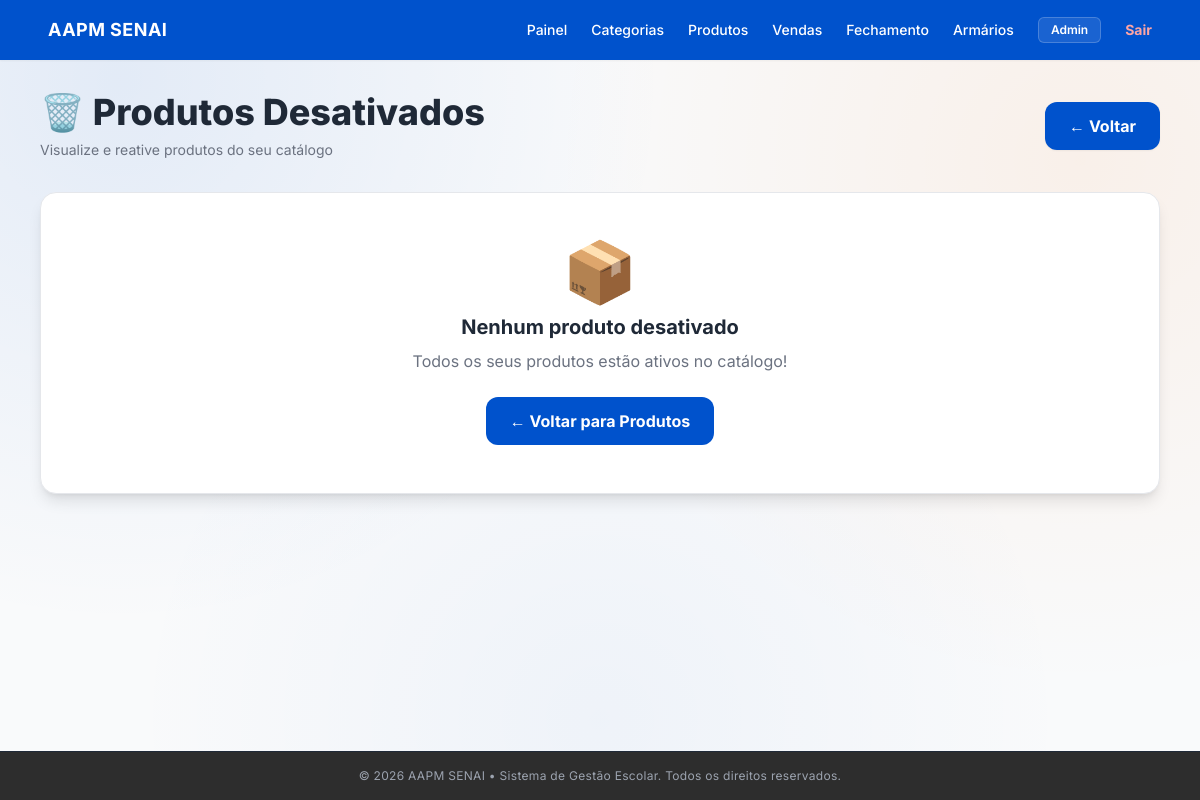
The page /produtos/desativados/listar (signed in) on the database as committed earlier.
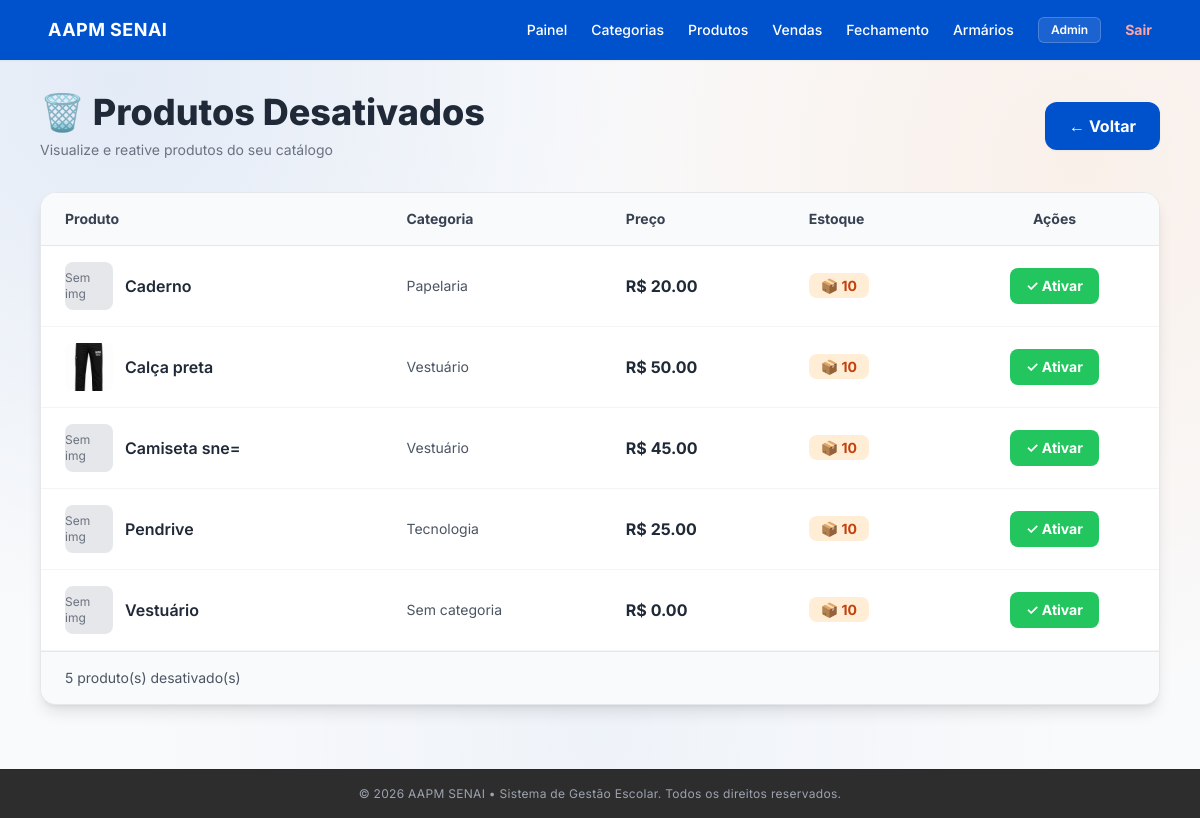
The same page on the database as committed later.
### app/models/produto_model.py (models this page shows, shortened)
class Produto(Base):
    __tablename__ = "produtos"
    id           = Column(Integer, primary_key=True, autoincrement=True, index=True)
    nome         = Column(String(150), nullable=False, index=True)
    preco        = Column(Float, nullable=False, default=0.0)
    ativo        = Column(Boolean, default=True)
    imagem_path  = Column(String(255), nullable=True)
    categoria_id = Column(Integer, ForeignKey("categorias.id", ondelete="SET NULL"), nullable=True)
    categoria    = relationship("Categoria", back_populates="produtos")
    variacoes    = relationship("ProdutoVariacao", back_populates="produto", cascade="all, delete-orphan")

### app/models/categoria_model.py (models this page shows)
class Categoria(Base):
    __tablename__ = "categorias"
    id = Column(Integer, primary_key=True, autoincrement=True, index=True)
    nome = Column(String(100), nullable=False, unique=True, index=True) # Adicionado index=True para busca rápida
    ativo = Column(Boolean, default=True)
    produtos = relationship(
        "Produto",
        back_populates="categoria",
        cascade="all, delete-orphan", # Garante que se a categoria for deletada, a integridade é mantida
        lazy="select"
    )

### app/models/produto_variacao_model.py (models this page shows, shortened)
class ProdutoVariacao(Base):
    __tablename__ = "produto_variacoes"
    __table_args__ = (
        UniqueConstraint("produto_id", "tamanho", "cor", name="uq_variacao_produto_tamanho_cor"),
    )
    id            = Column(Integer, primary_key=True, autoincrement=True, index=True)
    produto_id    = Column(Integer, ForeignKey("produtos.id", ondelete="CASCADE"), nullable=False)
    tamanho       = Column(String(20), nullable=False)
    cor           = Column(String(50), nullable=False)
    sku           = Column(String(50), nullable=True, unique=True)
    preco         = Column(Float, nullable=True)  # se None, usa o preço base do produto
    estoque_atual = Column(Integer, nullable=False, default=0)
    ativo         = Column(Boolean, default=True)
    produto = relationship("Produto", back_populates="variacoes")

### app/controllers/produto_controller.py (the view)
@router.get("/desativados/listar")
def listar_desativados(
    request: Request,
    db: Session = Depends(get_db),
    admin=Depends(require_admin)
):
    produtos_desativados = (
        db.query(Produto)
        .filter(Produto.ativo == False)
        .order_by(Produto.nome.asc())
        .all()
    )
    return templates.TemplateResponse(
        request,
        "produtos/desativados.html",
        {
            "request": request,
            "usuario": admin,
            "produtos": produtos_desativados,
        }
    )

### app/templates/produtos/desativados.html (shortened to what the changed rows need)
{% extends "base.html" %}
{% block conteudo %}
<div class="max-w-6xl mx-auto pt-6 pb-12 px-4">
    <div class="flex items-center justify-between mb-8">
        <div>
            <h1 class="text-4xl font-extrabold text-gray-800">🗑️ Produtos Desativados</h1>
        </div>
    </div>
    <div class="bg-white rounded-2xl shadow-lg border border-gray-200 overflow-hidden">
        {% if produtos %}
        <div class="overflow-x-auto">
            <table class="w-full">
                <thead class="bg-gray-50 border-b border-gray-200">
                    <tr>
                        <th class="text-left px-6 py-4 font-bold text-gray-700 text-sm">Produto</th>
                        <th class="text-left px-6 py-4 font-bold text-gray-700 text-sm">Categoria</th>
                        <th class="text-left px-6 py-4 font-bold text-gray-700 text-sm">Preço</th>
                        <th class="text-left px-6 py-4 font-bold text-gray-700 text-sm">Estoque</th>
                        <th class="text-center px-6 py-4 font-bold text-gray-700 text-sm">Ações</th>
                    </tr>
                </thead>
                <tbody>
                    {% for produto in produtos %}
                    <tr class="border-b border-gray-100 hover:bg-gray-50 transition">
                        <td class="px-6 py-4">
                            <div class="flex items-center gap-3">
                                {% if produto.imagem_url %}
                                <img src="{{ produto.imagem_url }}" alt="{{ produto.nome }}" class="w-12 h-12 rounded-lg object-cover">
                                {% else %}
                                <div class="w-12 h-12 bg-gray-200 rounded-lg flex items-center justify-center">
                                    <span class="text-gray-500 text-xs">Sem img</span>
                                </div>
                                {% endif %}
                                <span class="font-semibold text-gray-800">{{ produto.nome }}</span>
                            </div>
                        </td>
                        <td class="px-6 py-4 text-gray-600 text-sm">
                            {{ produto.categoria.nome if produto.categoria else "Sem categoria" }}
                        </td>
                        <td class="px-6 py-4 font-bold text-gray-800">
                            R$ {{ "%.2f"|format(produto.preco) }}
                        </td>
                        <td class="px-6 py-4 text-sm">
                            <span class="bg-orange-100 text-orange-700 font-bold px-3 py-1 rounded-lg">
                                📦 {{ produto.estoque_total }}
                            </span>
                        </td>
                        <td class="px-6 py-4 text-center">
                            <form action="/produtos/{{ produto.id }}/ativar" method="post" style="display: inline;">
                                <button type="submit" class="bg-green-500 hover:bg-green-600 text-white font-bold px-4 py-2 rounded-lg transition text-sm" onclick="return confirm('Ativar {{ produto.nome }}?')">
                                    ✓ Ativar
                                </button>
                            </form>
                        </td>
                    </tr>
                    {% endfor %}
                </tbody>
            </table>
        </div>
        <div class="px-6 py-4 bg-gray-50 border-t border-gray-200 text-sm text-gray-600">
            {{ produtos|length }} produto(s) desativado(s)
        </div>
        {% else %}
        <div class="px-6 py-12 text-center">
            <div class="text-6xl mb-3">📦</div>
            <h3 class="text-xl font-bold text-gray-800 mb-2">Nenhum produto desativado</h3>
            <p class="text-gray-500">Todos os seus produtos estão ativos no catálogo!</p>
            <a href="/produtos" class="inline-block mt-6 bg-[#0052cc] text-white font-bold px-6 py-3 rounded-xl hover:bg-blue-700 transition">
                ← Voltar para Produtos
            </a>
        </div>
        {% endif %}
    </div>
</div>
{% endblock %}

Rows that differ between the two databases and show on the page:
now on this page (row edited): Produto: shows "Sem img", nome "Caderno", categoria "Papelaria", preco "20.00", estoque_total "10"
now on this page (row edited): Produto: imagem_url (picture), nome "Calça preta", categoria "Vestuário", preco "50.00", estoque_total "10"
now on this page (row edited): Produto: shows "Sem img", nome "Camiseta sne=", categoria "Vestuário", preco "45.00", estoque_total "10"
now on this page (row edited): Produto: shows "Sem img", nome "Pendrive", categoria "Tecnologia", preco "25.00", estoque_total "10"
now on this page (row edited): Produto: shows "Sem img", nome "Vestuário", categoria "Sem categoria", preco "0.00", estoque_total "10"
Other text that changed with them:
{{ produtos|length }}: (not shown) → "5"
text no longer shown: "📦 Nenhum produto desativado Todos os seus produtos estão ativos no catálogo! ← Voltar para Produtos"
text now shown: "Produto Categoria Preço Estoque Ações produto(s) desativado(s)"
